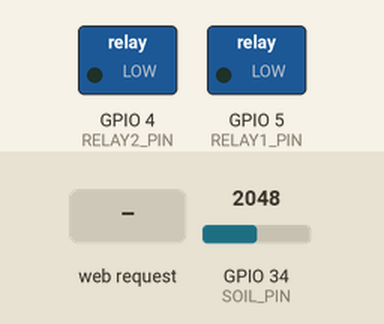
The sketch below on a simulated ESP32. Parts: switched loads named in the sketch (green lamp = pin HIGH). The test bench sets the inputs (shaded band); at power-on: GPIO 34 (SOIL_PIN) = 2048. WiFi joins after 1.5 s; servers stay silent unless stated; what the sketch prints to the serial monitor is not drawn.

Above: at 2.8 s.
2.9 s: GPIO 34 (SOIL_PIN) set to 1945
At 4.8 s:
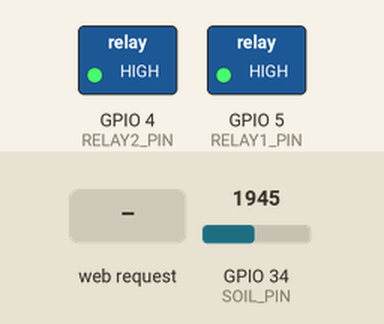
5.6 s: HTTP request GET /toggle?relay=1 received
At 6.3 s:
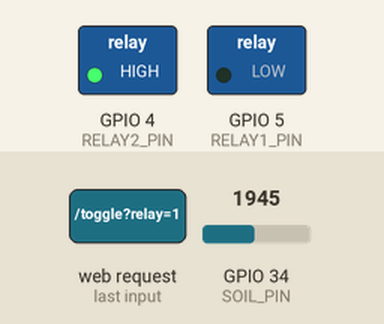
8.3 s: HTTP request GET /toggle?relay=1&value=1&mode=1 received
At 10.6 s:
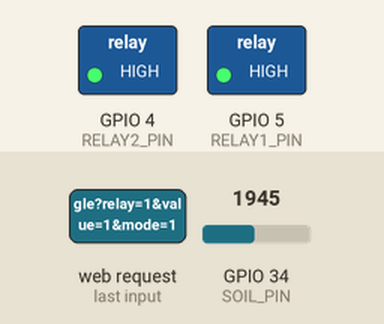
11.5 s: HTTP request GET /setMode?relay=1&value=1&mode=1 received
14.2 s: HTTP request GET /setThreshold?relay=1&value=1&mode=1 received
At 16.5 s:
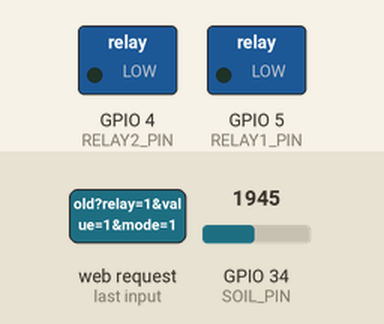
17.5 s: HTTP request GET /toggle?relay=1 received
At 19.2 s:
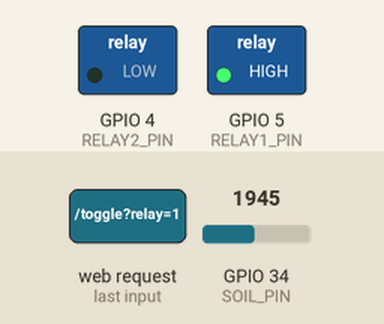
Timing chart, 0 to 20.7 s (numbered marks = the images above; inputs shaded):
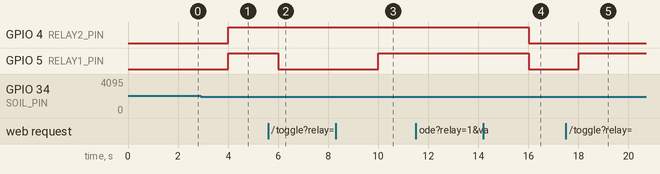

Measured:
- the behaviour switches between 2000 and 1999 on GPIO 34 (SOIL_PIN) (found by bisection; images 0 and 1)
- after the input at 2.9 s, GPIO 4 (RELAY2_PIN), GPIO 5 (RELAY1_PIN): LOW → HIGH after 1.1 s
- after the input at 5.6 s, GPIO 5 (RELAY1_PIN): HIGH → LOW after 0.40 s
- after the input at 8.3 s, GPIO 5 (RELAY1_PIN): LOW → HIGH after 1.7 s
- after the input at 11.5 s, every drawn part: stays the same
- after the input at 14.2 s, GPIO 4 (RELAY2_PIN), GPIO 5 (RELAY1_PIN): HIGH → LOW after 1.8 s
- after the input at 17.5 s, GPIO 5 (RELAY1_PIN): LOW → HIGH after 0.51 s

The sketch:

sketch_jun13b.ino
```cpp
#include <WiFi.h>
#include <WebServer.h>

// ======= WiFi Credentials =======
const char *ssid = "ESP_SOIL";
const char *password = "123456789";
const char* http_username = "admin";
const char* http_password = "admin123";

// ======= Pins =======
const int RELAY1_PIN = 5;
const int RELAY2_PIN = 4;
const int SOIL_PIN = 34; // Analog

// ======= Globals =======
int moistureThreshold = 2000; // Default threshold
bool manualMode = false;      // false = Auto, true = Manual
WebServer server(80);

// ======= Helper Functions =======
void allRelaysOff() {
  digitalWrite(RELAY1_PIN, HIGH);
  digitalWrite(RELAY2_PIN, HIGH);
}

void setupRelays() {
  pinMode(RELAY1_PIN, OUTPUT);
  pinMode(RELAY2_PIN, OUTPUT);
  allRelaysOff();
}

// ======= Web Handlers =======
void handleRoot() {
  if (!server.authenticate(http_username, http_password)) return server.requestAuthentication();

  String modeStr = manualMode ? "Manual" : "Auto";
  String otherModeStr = manualMode ? "auto" : "manual";

  String html = "<!DOCTYPE html><html><head><title>ESP32 Control</title><meta name='viewport' content='width=device-width, initial-scale=1'>";
  html += "<style>body{font-family:sans-serif;text-align:center;background:#eef;}button{padding:15px 30px;margin:10px;font-size:20px;}input{font-size:18px;}</style></head><body>";
  html += "<h2>Irrigation Control</h2>";
  html += "<p><b>Mode:</b> " + modeStr + "</p>";
  html += "<form action='/setMode'><input type='hidden' name='mode' value='" + otherModeStr + "'><input type='submit' value='Switch to " + otherModeStr + "'></form><br>";
  html += "<button onclick=\"location.href='/toggle?relay=1'\">Toggle Relay 1</button><br>";
  html += "<button onclick=\"location.href='/toggle?relay=2'\">Toggle Relay 2</button><br><br>";
  html += "<a href='/config'>Go to Config</a>";
  html += "</body></html>";
  server.send(200, "text/html", html);
}

void handleToggle() {
  if (!server.authenticate(http_username, http_password)) return server.requestAuthentication();

  if (!server.hasArg("relay")) {
    server.send(400, "text/plain", "Missing relay arg");
    return;
  }

  manualMode = true; // User manually intervened — switch to manual mode

  int relay = server.arg("relay").toInt();
  switch (relay) {
    case 1: digitalWrite(RELAY1_PIN, !digitalRead(RELAY1_PIN)); break;
    case 2: digitalWrite(RELAY2_PIN, !digitalRead(RELAY2_PIN)); break;
  }
  server.sendHeader("Location", "/");
  server.send(303);
}

void handleConfig() {
  if (!server.authenticate(http_username, http_password)) return server.requestAuthentication();

  String html = "<!DOCTYPE html><html><head><title>Config</title></head><body>";
  html += "<h2>Set Moisture Threshold</h2>";
  html += "<form action='/setThreshold'>";
  html += "<input type='number' name='value' value='" + String(moistureThreshold) + "'>";
  html += "<input type='submit' value='Update'>";
  html += "</form><p>Current Threshold: " + String(moistureThreshold) + "</p>";
  html += "<a href='/'>Back</a>";
  html += "</body></html>";
  server.send(200, "text/html", html);
}

void handleSetThreshold() {
  if (!server.authenticate(http_username, http_password)) return server.requestAuthentication();
  if (server.hasArg("value")) moistureThreshold = server.arg("value").toInt();
  server.sendHeader("Location", "/config");
  server.send(303);
}

void handleSetMode() {
  if (!server.authenticate(http_username, http_password)) return server.requestAuthentication();

  if (server.hasArg("mode")) {
    String mode = server.arg("mode");
    manualMode = (mode == "manual");
    Serial.println("Mode changed to: " + mode);
  }
  server.sendHeader("Location", "/");
  server.send(303);
}

// ======= Setup & Loop =======
void setup() {
  Serial.begin(115200);
  WiFi.softAP(ssid, password);
  Serial.println("WiFi AP started. Connect to: ESP_SOIL");

  setupRelays();

  server.on("/", handleRoot);
  server.on("/toggle", handleToggle);
  server.on("/config", handleConfig);
  server.on("/setThreshold", handleSetThreshold);
  server.on("/setMode", handleSetMode);

  server.begin();
  Serial.println("Web server started.");
}

void loop() {
  server.handleClient();

  if (!manualMode) {
    int moisture = analogRead(SOIL_PIN);
    Serial.print("Soil Moisture: ");
    Serial.println(moisture);

    if (moisture < moistureThreshold) {
      digitalWrite(RELAY1_PIN, HIGH);
      digitalWrite(RELAY2_PIN, HIGH);
      Serial.println("Dry → Pumps ON");
    } else {
      digitalWrite(RELAY1_PIN, LOW);
      digitalWrite(RELAY2_PIN, LOW);
      Serial.println("Moist → Pumps OFF");
    }
  } else {
    Serial.println("Manual Mode Active — Automation Paused");
  }

  delay(2000);
}
```
